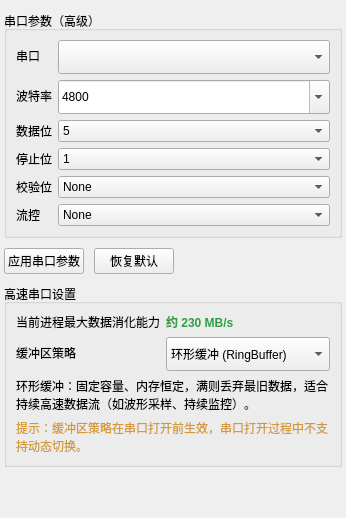
    <widget class="QWidget" name="pageSerial">
     <layout class="QVBoxLayout" name="pageSerialLayout">
      <property name="spacing"><number>10</number></property>
      <property name="leftMargin"><number>4</number></property>
      <property name="rightMargin"><number>4</number></property>
      <item>
        <widget class="QGroupBox" name="serialGroupBox">
                     <property name="title">
                      <string>串口参数（高级）</string>
                     </property>
                     <layout class="QFormLayout" name="serialLayout">
                      <item row="0" column="0">
                       <widget class="QLabel" name="advPortLabel">
                        <property name="text">
                         <string>串口</string>
                        </property>
                       </widget>
                      </item>
                      <item row="0" column="1">
                       <widget class="QComboBox" name="advPortCombo">
                        <property name="sizePolicy">
                         <sizepolicy hsizetype="Expanding" vsizetype="Fixed">
                          <horstretch>0</horstretch>
                          <verstretch>0</verstretch>
                         </sizepolicy>
                        </property>
                        <property name="minimumSize">
                         <size>
                          <width>0</width>
                          <height>34</height>
                         </size>
                        </property>
                       </widget>
                      </item>
                      <item row="1" column="0">
                       <widget class="QLabel" name="advBaudLabel">
                        <property name="text">
                         <string>波特率</string>
                        </property>
                       </widget>
                      </item>
                      <item row="1" column="1">
                       <widget class="QComboBox" name="advBaudCombo">
                        <property name="sizePolicy">
                         <sizepolicy hsizetype="Expanding" vsizetype="Fixed">
                          <horstretch>0</horstretch>
                          <verstretch>0</verstretch>
                         </sizepolicy>
                        </property>
                        <property name="minimumSize">
                         <size>
                          <width>0</width>
                          <height>34</height>
                         </size>
                        </property>
                        <property name="editable">
                         <bool>true</bool>
                        </property>
                        <item>
                         <property name="text">
                          <string>4800</string>
                         </property>
                        </item>
                        <item>
                         <property name="text">
                          <string>9600</string>
                         </property>
                        </item>
                        <item>
                         <property name="text">
                          <string>19200</string>
                         </property>
                        </item>
                        <item>
                         <property name="text">
                          <string>38400</string>
                         </property>
                        </item>
                        <item>
                         <property name="text">
                          <string>57600</string>
                         </property>
                        </item>
                        <item>
                         <property name="text">
                          <string>115200</string>
                         </property>
                        </item>
                        <item>
                         <property name="text">
                          <string>128000</string>
                         </property>
                        </item>
                        <item>
                         <property name="text">
                          <string>256000</string>
                         </property>
                        </item>
                        <item>
                         <property name="text">
                          <string>921600</string>
                         </property>
                        </item>
                        <item>
                         <property name="text">
                          <string>1500000</string>
                         </property>
                        </item>
                       </widget>
                      </item>
                      <item row="2" column="0">
                       <widget class="QLabel" name="dataBitsLabelAdv">
                        <property name="text">
                         <string>数据位</string>
                        </property>
                       </widget>
                      </item>
                      <item row="2" column="1">
                       <widget class="QComboBox" name="dataBitsCombo">
                        <item>
                         <property name="text">
                          <string>5</string>
                         </property>
                        </item>
                        <item>
                         <property name="text">
                          <string>6</string>
                         </property>
                        </item>
                        <item>
                         <property name="text">
                          <string>7</string>
                         </property>
                        </item>
                        <item>
                         <property name="text">
                          <string>8</string>
                         </property>
                        </item>
                       </widget>
                      </item>
                      <item row="3" column="0">
                       <widget class="QLabel" name="stopBitsLabel">
                        <property name="text">
                         <string>停止位</string>
                        </property>
                       </widget>
                      </item>
                      <item row="3" column="1">
                       <widget class="QComboBox" name="stopBitsCombo">
                        <item>
                         <property name="text">
                          <string>1</string>
                         </property>
                        </item>
                        <item>
                         <property name="text">
                          <string>1.5</string>
                         </property>
                        </item>
                        <item>
                         <property name="text">
                          <string>2</string>
                         </property>
                        </item>
                       </widget>
                      </item>
                      <item row="4" column="0">
                       <widget class="QLabel" name="parityLabel">
                        <property name="text">
                         <string>校验位</string>
                        </property>
                       </widget>
                      </item>
                      <item row="4" column="1">
                       <widget class="QComboBox" name="parityCombo">
                        <item>
                         <property name="text">
                          <string>None</string>
                         </property>
                        </item>
                        <item>
                         <property name="text">
                          <string>Even</string>
                         </property>
                        </item>
                        <item>
                         <property name="text">
                          <string>Odd</string>
                         </property>
                        </item>
                        <item>
                         <property name="text">
                          <string>Space</string>
                         </property>
                        </item>
                        <item>
                         <property name="text">
                          <string>Mark</string>
                         </property>
                        </item>
                       </widget>
                      </item>
                      <item row="5" column="0">
                       <widget class="QLabel" name="flowCtrlLabel">
                        <property name="text">
                         <string>流控</string>
                        </property>
                       </widget>
                      </item>
                      <item row="5" column="1">
                       <widget class="QComboBox" name="flowCtrlCombo">
                        <item>
                         <property name="text">
                          <string>None</string>
                         </property>
                        </item>
                        <item>
                         <property name="text">
                          <string>Hardware</string>
                         </property>
                        </item>
                        <item>
                         <property name="text">
                          <string>Software</string>
                         </property>
                        </item>
                       </widget>
                      </item>
                     </layout>
                    </widget>
      </item>
      <item>
        <layout class="QHBoxLayout" name="inlineBtnLayout">
                     <item>
                      <widget class="QPushButton" name="applyInlineSettingsBtn">
                       <property name="text">
                        <string>应用串口参数</string>
                       </property>
                      </widget>
                     </item>
                     <item>
                      <widget class="QPushButton" name="resetInlineSettingsBtn">
                       <property name="text">
                        <string>恢复默认</string>
                       </property>
                      </widget>
                     </item>
                     <item>
                      <spacer name="inlineBtnSpacer">
                       <property name="orientation">
                        <enum>Qt::Horizontal</enum>
                       </property>
                       <property name="sizeHint" stdset="0">
                        <size>
                         <width>40</width>
                         <height>20</height>
                        </size>
                       </property>
                      </spacer>
                     </item>
                    </layout>
      </item>
      <item>
        <widget class="QGroupBox" name="highSpeedGroupBox">
                     <property name="title">
                      <string>高速串口设置</string>
                     </property>
                     <layout class="QFormLayout" name="highSpeedLayout">
                      <item row="0" column="0">
                       <widget class="QLabel" name="throughputCapCaption">
                        <property name="text">
                         <string>当前进程最大数据消化能力</string>
                        </property>
                       </widget>
                      </item>
                      <item row="0" column="1">
                       <widget class="QLabel" name="throughputCapLabel">
                        <property name="text">
                         <string>约 230 MB/s</string>
                        </property>
                        <property name="styleSheet">
                         <string notr="true">font-weight:600; color:#2ea043;</string>
                        </property>
                       </widget>
                      </item>
                      <item row="1" column="0">
                       <widget class="QLabel" name="bufferStrategyCaption">
                        <property name="text">
                         <string>缓冲区策略</string>
                        </property>
                       </widget>
                      </item>
                      <item row="1" column="1">
                       <widget class="QComboBox" name="bufferStrategyCombo">
                        <property name="sizePolicy">
                         <sizepolicy hsizetype="Expanding" vsizetype="Fixed">
                          <horstretch>0</horstretch>
                          <verstretch>0</verstretch>
                         </sizepolicy>
                        </property>
                        <property name="minimumSize">
                         <size>
                          <width>0</width>
                          <height>34</height>
                         </size>
                        </property>
                        <item>
                         <property name="text">
                          <string>环形缓冲 (RingBuffer)</string>
                         </property>
                        </item>
                        <item>
                         <property name="text">
                          <string>双缓冲 (DoubleBuffer)</string>
                         </property>
                        </item>
                        <item>
                         <property name="text">
                          <string>追加缓冲 (AppendBuffer)</string>
                         </property>
                        </item>
                       </widget>
                      </item>
                      <item row="2" column="0" colspan="2">
                       <widget class="QLabel" name="bufferStrategyHint">
                        <property name="text">
                         <string>环形缓冲：固定容量、内存恒定，满则丢弃最旧数据，适合持续高速数据流（如波形采样、持续监控）。</string>
                        </property>
                        <property name="wordWrap">
                         <bool>true</bool>
                        </property>
                       </widget>
                      </item>
                      <item row="3" column="0" colspan="2">
                       <widget class="QLabel" name="bufferStrategyLockNote">
                        <property name="text">
                         <string>提示：缓冲区策略在串口打开前生效，串口打开过程中不支持动态切换。</string>
                        </property>
                        <property name="styleSheet">
                         <string notr="true">color:#d29a3a;</string>
                        </property>
                        <property name="wordWrap">
                         <bool>true</bool>
                        </property>
                       </widget>
                      </item>
                     </layout>
                    </widget>
      </item>
      <item><spacer name="pageSettingsSpacer2"><property name="orientation"><enum>Qt::Vertical</enum></property><property name="sizeHint" stdset="0"><size><width>20</width><height>40</height></size></property></spacer></item>
     </layout>
    </widget>
